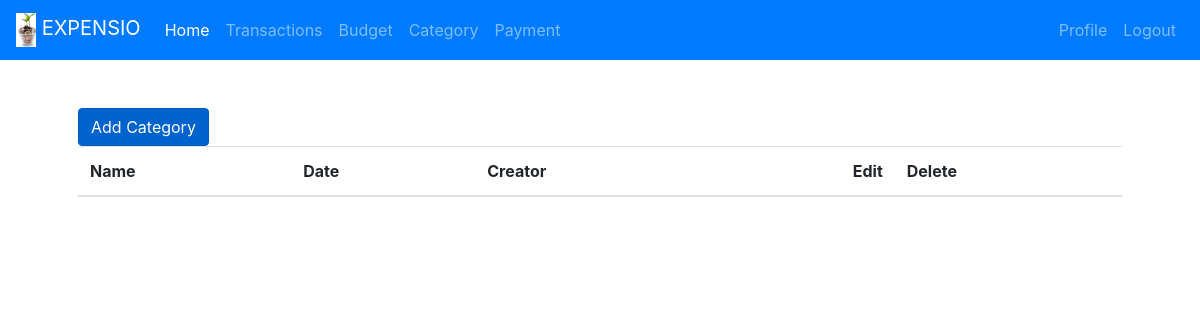
Page /category/ (signed in) on the earlier database version.
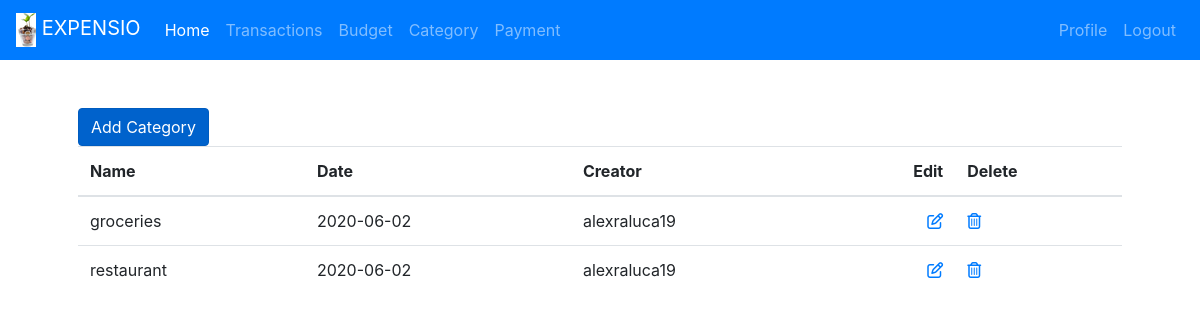
Same page on the later database version.
### category/models.py (models this page shows, shortened)
class Category(models.Model):
    name = models.CharField(max_length=100)
    created_date = models.DateTimeField(auto_now_add=True)
    user = models.ForeignKey("auth.User", on_delete=models.CASCADE)
    """
    Returns self.name instead of object.object
    """

### category/views.py (the view)
# urls.py: path("", CategoryListView.as_view(), name="categories"),
class CategoryListView(ListView):
    model = Category
    template_name = "category/category.html"
    def get_queryset(self):
        return Category.objects.filter(user=self.request.user).order_by('name')

### category/templates/category/category.html (shortened to what this page needs)
{% extends "base.html" %}
{% block content %}
    <a href="/category/add" class="btn btn-primary active" role="button" aria-pressed="true">Add Category</a>
    <br>
    <table class="table">
        <thead>
            <tr>
                <th scope="col">Name</th>
                <th scope="col">Date</th>
                <th scope="col">Creator</th>
                <th scope="col" class="text-right">Edit</th>
                <th scope="col">Delete</th>
            </tr>
        </thead>
        <tbody>
            {% for category in object_list %}
                <tr>
                    <td>{{ category.name }}</td>
                    <td>{{ category.created_date | date:"Y-m-d" }}</td>
                    <td>{{ category.user }}</td>
                    <td class="text-right">
                        <a href="{{ category.id  }}/edit"><i class="far fa-edit"></i></a>
                    </td>
                    <td>
                        <a href="{{ category.id  }}/delete"> <i class="far fa-trash-alt"></i></a>
                    </td>
                </tr>
            {% endfor %}
        </tbody>
    </table>
{% endblock content %}

Differences in the rows shown:
added Category: name "groceries", created_date "2020-06-02", user "alexraluca19"
added Category: name "restaurant", created_date "2020-06-02", user "alexraluca19"
